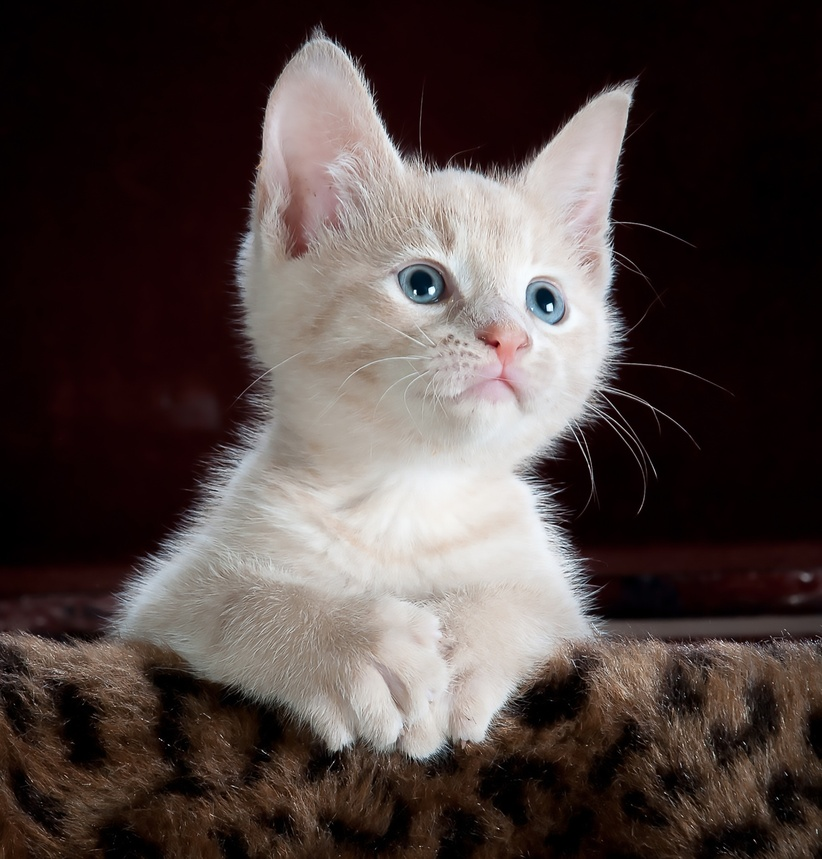
#> input picture Computer Vision Practicals/Data/cat.jpg, 822 x 859 px, shrunk from 2392 x 2500 before the run, found by its file name
$ jupyter execute 'CV Practical 5.ipynb'
#> lines starting #> are read from the running program, lines starting #| are printed output that depends on the picture; after the words box and inside, x2 and y2 are one past the last pixel; in counts of white or black regions, pixels touching at a corner belong together
[cell 1]
import cv2
import matplotlib.pyplot as plt
import numpy as np

[cell 2]
img = cv2.imread("/content/drive/MyDrive/Trim 5 Practicals/Computer Vision Practicals/Data/cat.jpg", 0)
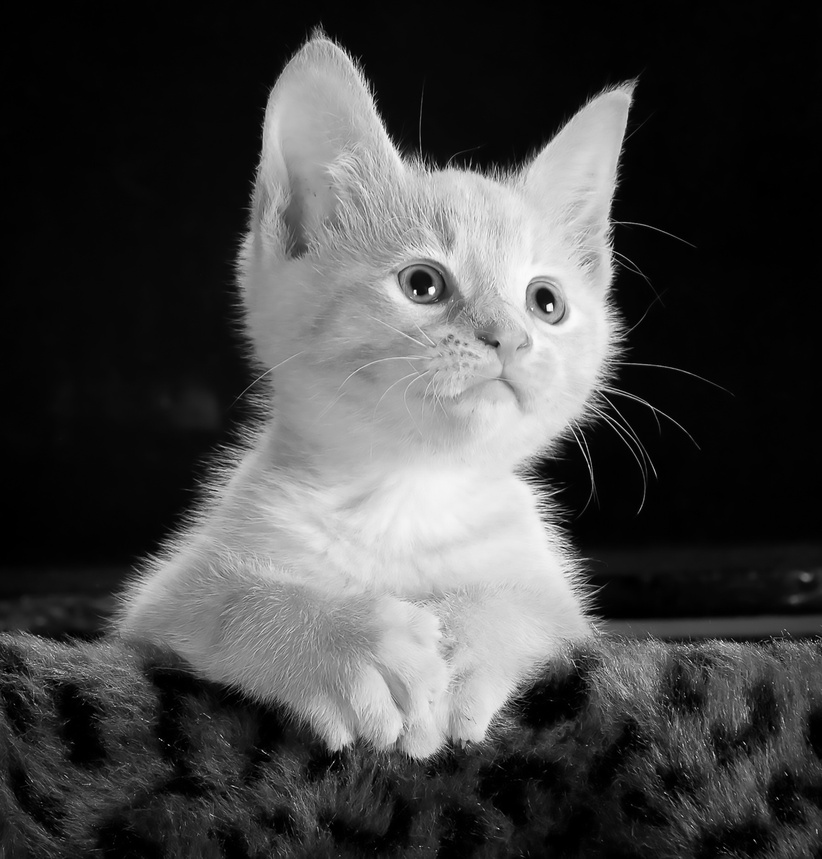
#> img: shape (859, 822); min 0, max 255, mean 70

[cell 3]
fourier_trans = np.fft.fft2(img)

[cell 4]
plt.figure(figsize=(10, 10))

plt.subplot(121)
plt.imshow(img, cmap="gray")
plt.xticks([]), plt.yticks([])
plt.title("Original (Grayscaled)")

plt.subplot(122)
plt.imshow(np.log1p(np.abs(fourier_trans)), cmap="gray")
plt.xticks([]), plt.yticks([])
plt.title("Fourier Transformation")

[cell 5]
f_shift = np.fft.fftshift(fourier_trans)

plt.figure(figsize=(5, 5))
plt.imshow(np.log1p(np.abs(f_shift)), cmap="gray")
plt.xticks([]), plt.yticks([])
plt.title("Fourier Shifted")

[cell 6]
def get_lpf(fourier_img, d0):
#> called with fourier_img = array of shape (859, 822), d0 = 50
  M, N = fourier_img.shape
#> M = 859; N = 822
  low_pass_filter = np.zeros((M, N), dtype=np.float32)

  for u in range(M):
    for v in range(N):
      D = np.sqrt((u - (M / 2))**2 + (v - (N / 2))**2)

      if D <= d0:
        low_pass_filter[u, v] = 1
      else:
        low_pass_filter[u, v] = 0
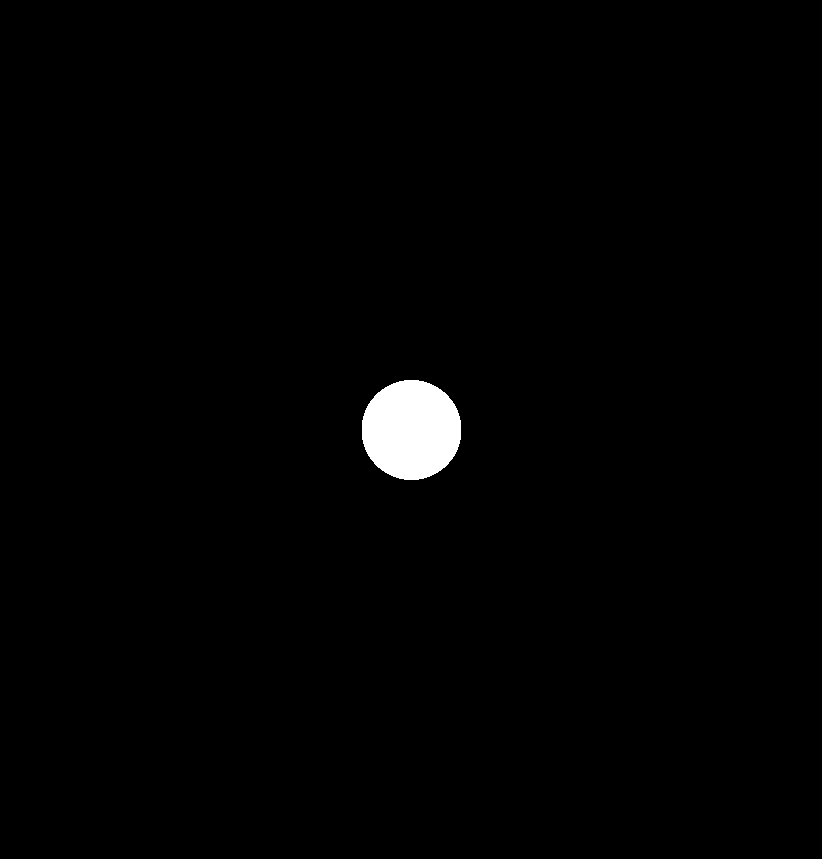
#> low_pass_filter: shape (859, 822) float32; values 0 (black) and 1 (white), 1.1% white; 1 white region, box (x1, y1, x2, y2) and area: (362, 380, 461, 480) 7856

  return low_pass_filter

[cell 7]
lpf_50 = get_lpf(fourier_trans, 50)
lpf_100 = get_lpf(fourier_trans, 100)
#> call 2 of get_lpf, with fourier_img = array of shape (859, 822), d0 = 100
#> after the loop in get_lpf (call 2), `for u in range(M):`:
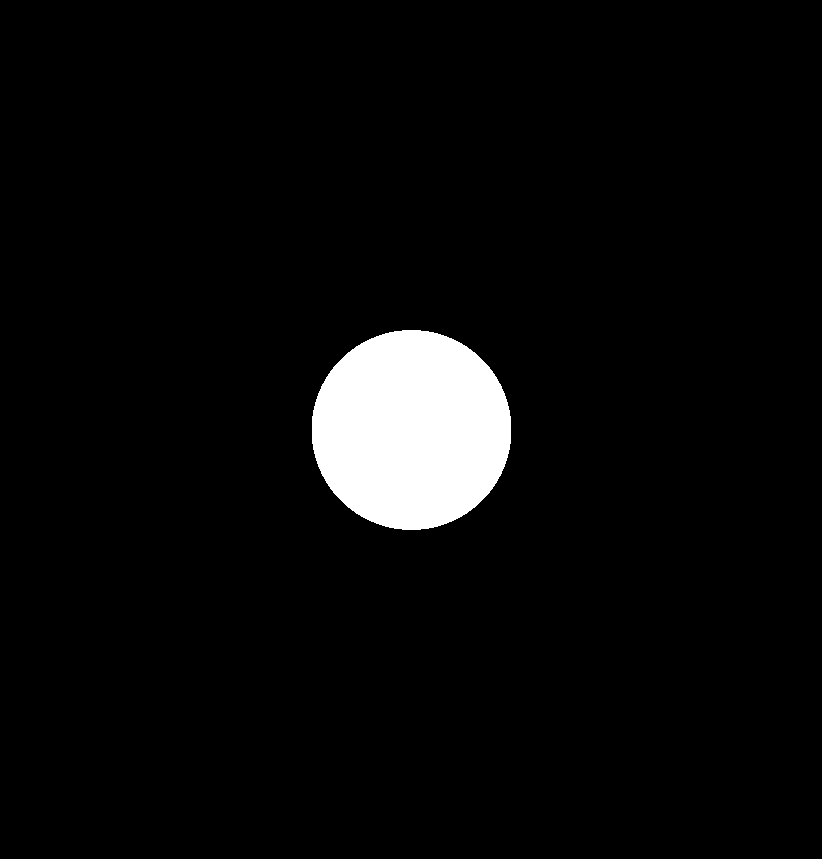
#> low_pass_filter: shape (859, 822) float32; values 0 (black) and 1 (white), 4.4% white; 1 white region, box (x1, y1, x2, y2) and area: (312, 330, 511, 530) 31392
lpf_500 = get_lpf(fourier_trans, 500)
#> call 3 of get_lpf, with fourier_img = array of shape (859, 822), d0 = 500
#> after the loop in get_lpf (call 3), `for u in range(M):`:
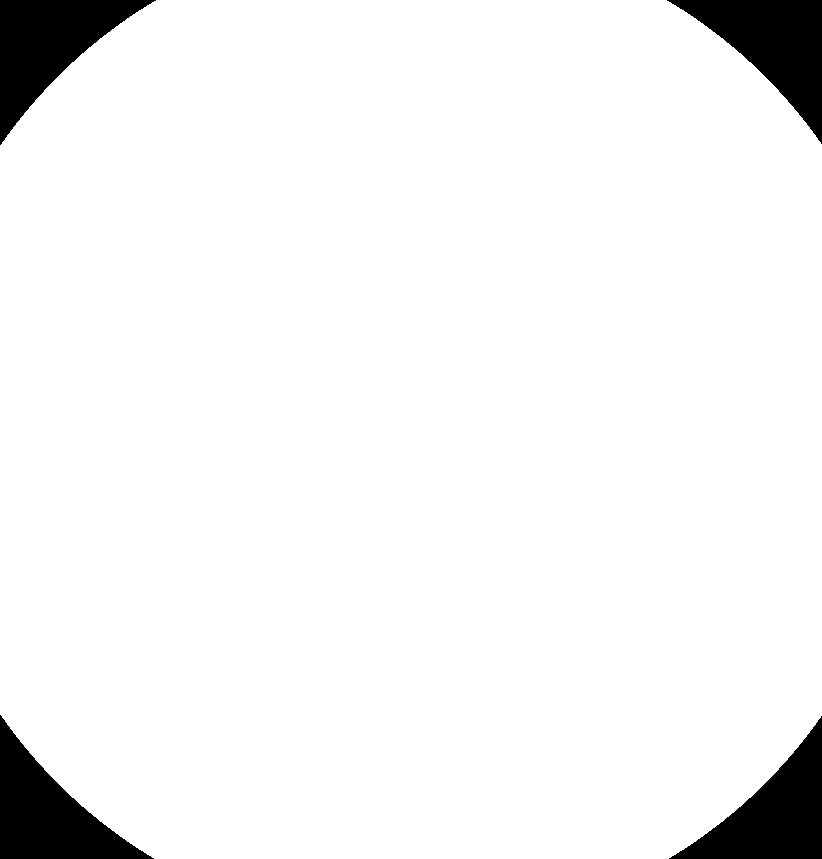
#> low_pass_filter: shape (859, 822) float32; values 0 (black) and 1 (white), 94.6% white; 4 black regions, box (x1, y1, x2, y2) and area: (0, 0, 156, 145) 9757, (667, 0, 822, 144) 9612, (0, 715, 154, 859) 9601, (669, 716, 822, 859) 9457

ideal_lpf_50 = f_shift * lpf_50
ideal_lpf_100 = f_shift * lpf_100
ideal_lpf_500 = f_shift * lpf_500

plt.figure(figsize=(10, 10))

plt.subplot(321)
plt.imshow(np.log1p(np.abs(lpf_50)), cmap='gray')
plt.xticks([]), plt.yticks([])
plt.title("Low Pass Filter D0 = 50")

plt.subplot(322)
plt.imshow(np.log1p(np.abs(ideal_lpf_50)), cmap='gray')
plt.xticks([]), plt.yticks([])
plt.title("Ideal Low Pass Filter D0 = 50")

plt.subplot(323)
plt.imshow(np.log1p(np.abs(lpf_100)), cmap='gray')
plt.xticks([]), plt.yticks([])
plt.title("Low Pass Filter D0 = 100")

plt.subplot(324)
plt.imshow(np.log1p(np.abs(ideal_lpf_100)), cmap='gray')
plt.xticks([]), plt.yticks([])
plt.title("Ideal Low Pass Filter D0 = 100")

plt.subplot(325)
plt.imshow(np.log1p(np.abs(lpf_500)), cmap='gray')
plt.xticks([]), plt.yticks([])
plt.title("Low Pass Filter D0 = 500")

plt.subplot(326)
plt.imshow(np.log1p(np.abs(ideal_lpf_500)), cmap='gray')
plt.xticks([]), plt.yticks([])
plt.title("Ideal Low Pass Filter D0 = 500")

[cell 8]
inv_shifted_50 = np.fft.ifftshift(ideal_lpf_50)
inv_fourier_50 = np.fft.ifft2(inv_shifted_50)
inv_shifted_100 = np.fft.ifftshift(ideal_lpf_100)
inv_fourier_100 = np.fft.ifft2(inv_shifted_100)
inv_shifted_500 = np.fft.ifftshift(ideal_lpf_500)
inv_fourier_500 = np.fft.ifft2(inv_shifted_500)

plt.figure(figsize=(20, 20))

plt.subplot(321)
plt.imshow(np.log1p(np.abs(inv_shifted_50)), cmap='gray')
plt.xticks([]), plt.yticks([])
plt.title("Inverse Shifted D0 = 50")

plt.subplot(322)
plt.imshow(np.log1p(np.abs(inv_fourier_50)), cmap='gray')
plt.xticks([]), plt.yticks([])
plt.title("Inverse Transform D0 = 50")

plt.subplot(323)
plt.imshow(np.log1p(np.abs(inv_shifted_100)), cmap='gray')
plt.xticks([]), plt.yticks([])
plt.title("Inverse Shifted D0 = 100")

plt.subplot(324)
plt.imshow(np.log1p(np.abs(inv_fourier_100)), cmap='gray')
plt.xticks([]), plt.yticks([])
plt.title("Inverse Transform D0 = 100")

plt.subplot(325)
plt.imshow(np.log1p(np.abs(inv_shifted_500)), cmap='gray')
plt.xticks([]), plt.yticks([])
plt.title("Inverse Shifted D0 = 500")

plt.subplot(326)
plt.imshow(np.log1p(np.abs(inv_fourier_500)), cmap='gray')
plt.xticks([]), plt.yticks([])
plt.title("Inverse Transform D0 = 500")
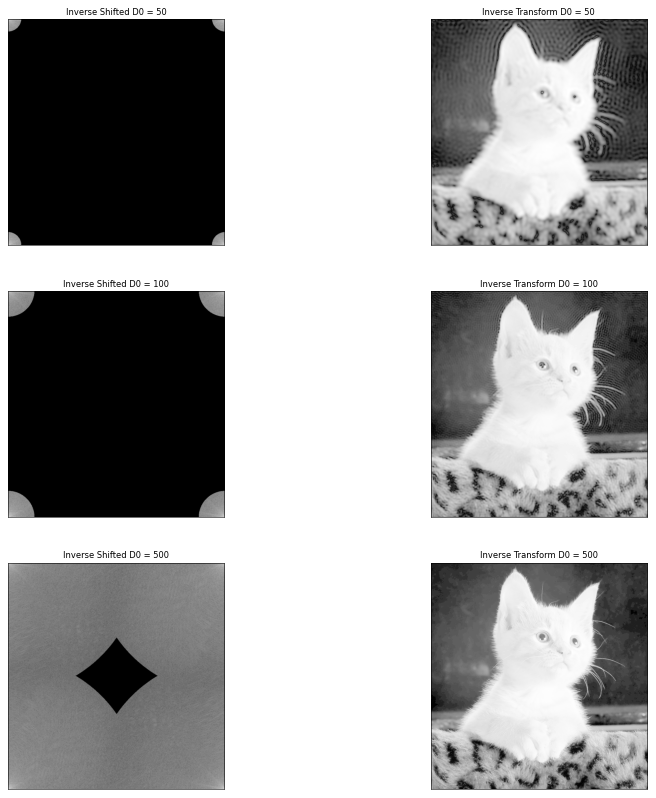
#> figure drawn by matplotlib, 6 panels

[cell 9]
hpf_50 = 1 - lpf_50
hpf_100 = 1 - lpf_100
hpf_500 = 1 - lpf_500

ideal_hpf_50 = f_shift * hpf_50
ideal_hpf_100 = f_shift * hpf_100
ideal_hpf_500 = f_shift * hpf_500

plt.figure(figsize=(20, 20))

plt.subplot(321)
plt.imshow(np.log1p(np.abs(hpf_50)), cmap='gray')
plt.xticks([]), plt.yticks([])
plt.title("High Pass Filter D0 = 50")

plt.subplot(322)
plt.imshow(np.log1p(np.abs(ideal_hpf_50)), cmap='gray')
plt.xticks([]), plt.yticks([])
plt.title("Ideal High Pass Filter D0 = 50")

plt.subplot(323)
plt.imshow(np.log1p(np.abs(hpf_100)), cmap='gray')
plt.xticks([]), plt.yticks([])
plt.title("High Pass Filter D0 = 100")

plt.subplot(324)
plt.imshow(np.log1p(np.abs(ideal_hpf_100)), cmap='gray')
plt.xticks([]), plt.yticks([])
plt.title("Ideal High Pass Filter D0 = 100")

plt.subplot(325)
plt.imshow(np.log1p(np.abs(hpf_500)), cmap='gray')
plt.xticks([]), plt.yticks([])
plt.title("High Pass Filter D0 = 500")

plt.subplot(326)
plt.imshow(np.log1p(np.abs(ideal_hpf_500)), cmap='gray')
plt.xticks([]), plt.yticks([])
plt.title("Ideal High Pass Filter D0 = 500")
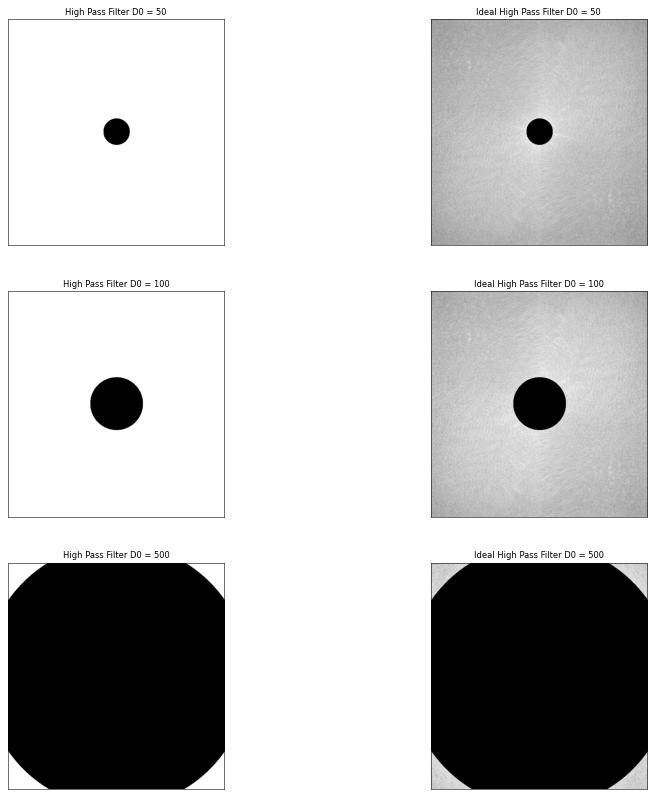
#> figure drawn by matplotlib, 6 panels

[cell 10]
shifted_50 = np.fft.ifftshift(ideal_hpf_50)
shifted_100 = np.fft.ifftshift(ideal_hpf_100)
shifted_500 = np.fft.ifftshift(ideal_hpf_500)

inv_50 = np.fft.ifft2(shifted_50)
inv_100 = np.fft.ifft2(shifted_100)
inv_500 = np.fft.ifft2(shifted_500)

plt.figure(figsize=(20, 20))

plt.subplot(321)
plt.imshow(np.log1p(np.abs(shifted_50)), cmap='gray')
plt.xticks([]), plt.yticks([])
plt.title("Shifted High Pass D0 = 50")

plt.subplot(322)
plt.imshow(np.log1p(np.abs(inv_50)), cmap='gray')
plt.xticks([]), plt.yticks([])
plt.title("Inverse High Pass D0 = 50")

plt.subplot(323)
plt.imshow(np.log1p(np.abs(shifted_100)), cmap='gray')
plt.xticks([]), plt.yticks([])
plt.title("Shifted High Pass D0 = 100")

plt.subplot(324)
plt.imshow(np.log1p(np.abs(inv_100)), cmap='gray')
plt.xticks([]), plt.yticks([])
plt.title("Inverse High Pass D0 = 100")

plt.subplot(325)
plt.imshow(np.log1p(np.abs(shifted_500)), cmap='gray')
plt.xticks([]), plt.yticks([])
plt.title("Shifted High Pass D0 = 500")

plt.subplot(326)
plt.imshow(np.log1p(np.abs(inv_500)), cmap='gray')
plt.xticks([]), plt.yticks([])
plt.title("Inverse High Pass D0 = 500")
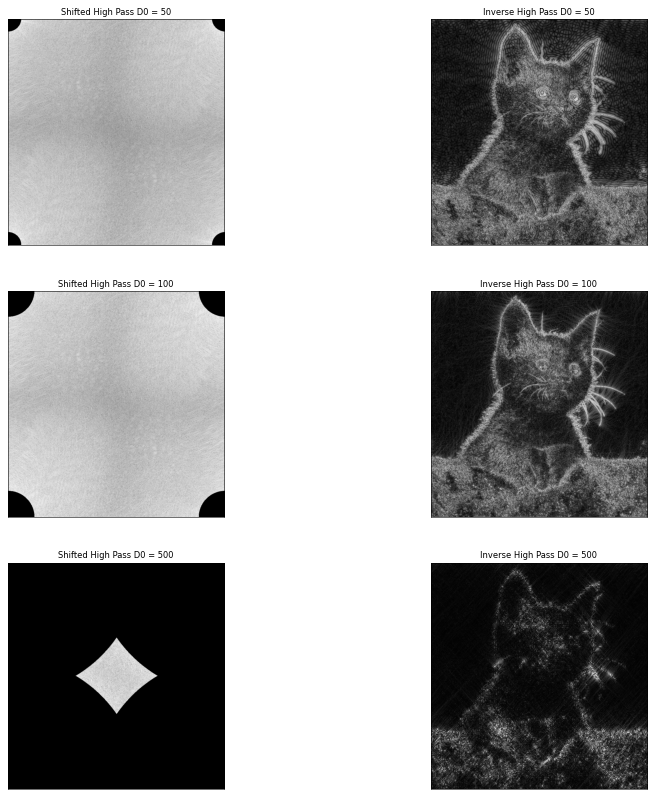
#> figure drawn by matplotlib, 6 panels

$ run again, with Computer Vision Practicals/Data/Low_light.jpg copied over Computer Vision Practicals/Data/cat.jpg
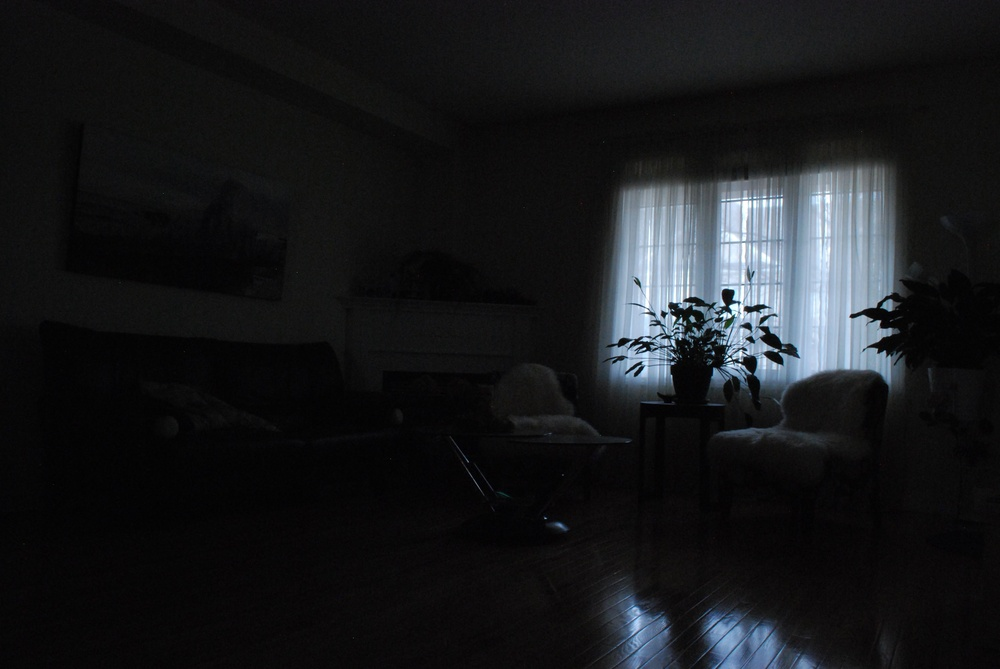
#> input picture Computer Vision Practicals/Data/Low_light.jpg, 1000 x 669 px, shrunk from 3872 x 2592 before the run, found by its file name
#> after the loop in get_lpf, `for u in range(M):`:
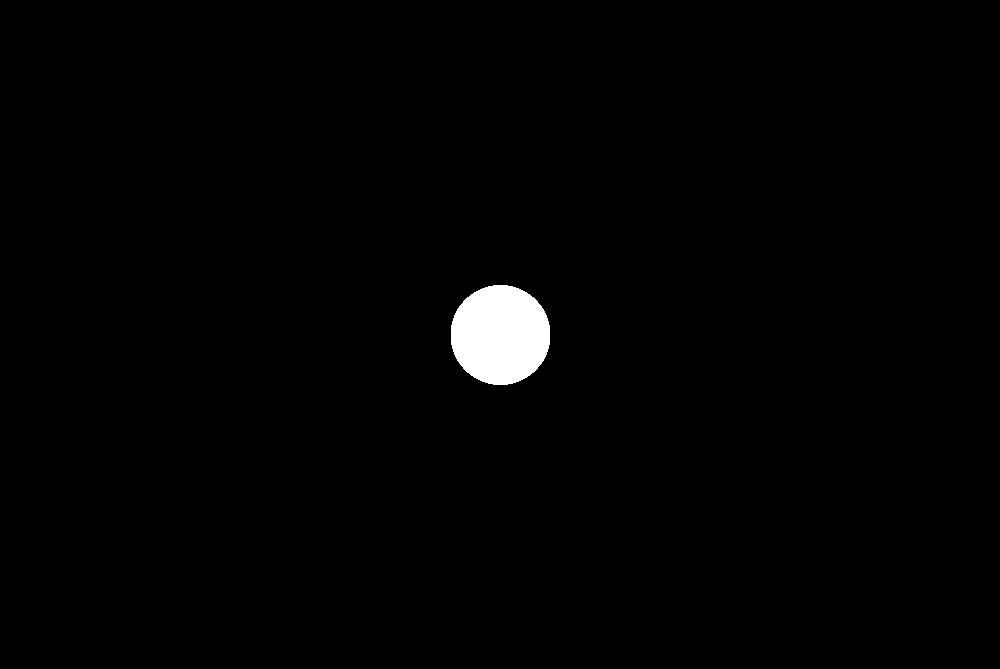
#> low_pass_filter: shape (669, 1000) float32; values 0 (black) and 1 (white), 1.2% white; 1 white region, box (x1, y1, x2, y2) and area: (451, 285, 550, 385) 7856
#> after the loop in get_lpf (call 3), `for u in range(M):`:
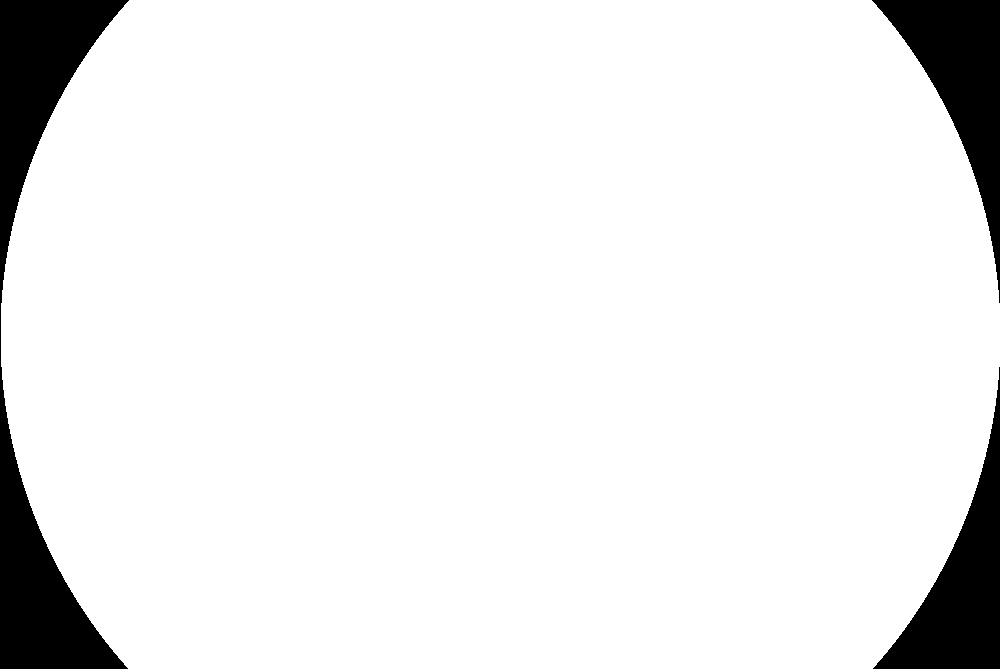
#> low_pass_filter: shape (669, 1000) float32; values 0 (black) and 1 (white), 91.9% white; 3 black regions, box (x1, y1, x2, y2) and area: (0, 0, 129, 669) 27323, (872, 0, 1000, 303) 13391, (873, 367, 1000, 669) 13263
#> hpf_100: shape (669, 1000) float32; values 0 (black) and 1 (white), 95.3% white; 1 black region, box (x1, y1, x2, y2) and area: (401, 235, 600, 435) 31392

$ run again, with Computer Vision Practicals/Data/apples_unsharpened.jpg copied over Computer Vision Practicals/Data/cat.jpg
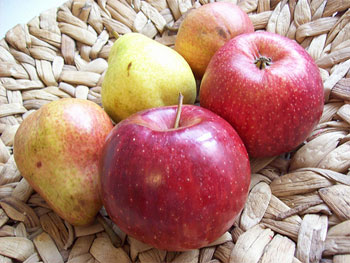
#> input picture Computer Vision Practicals/Data/apples_unsharpened.jpg, 350 x 263 px, found by its file name
#> after the loop in get_lpf, `for u in range(M):`:
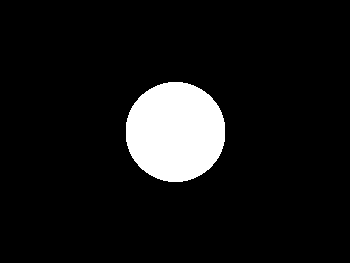
#> low_pass_filter: shape (263, 350) float32; values 0 (black) and 1 (white), 8.5% white; 1 white region, box (x1, y1, x2, y2) and area: (126, 82, 225, 182) 7856
#> after the loop in get_lpf (call 2), `for u in range(M):`:
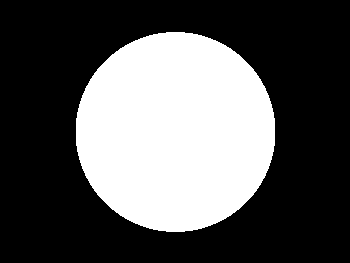
#> low_pass_filter: shape (263, 350) float32; values 0 (black) and 1 (white), 34.1% white; 1 white region, box (x1, y1, x2, y2) and area: (76, 32, 275, 232) 31392
#> hpf_500: shape (263, 350) float32; every value is 0
